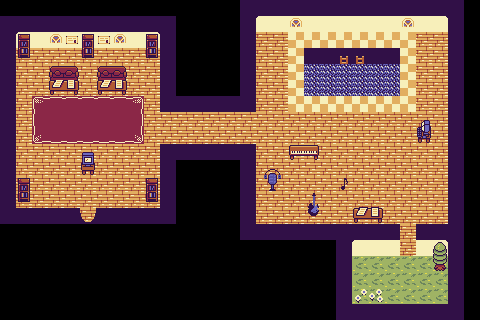

Below is a game level as drawn by its tile map, then a one-line description and the .tmx file that defines it, in full:
An orthogonal 30x20 tile map with 16x16 px tiles, 2 tile layers (ground, props) and 55 objects.

<map version="1.10" tiledversion="1.10.2" orientation="orthogonal" renderorder="right-down" width="30" height="20" tilewidth="16" tileheight="16" infinite="0" nextlayerid="12" nextobjectid="163">
 <tileset firstgid="1" source="a thing.tsx" />
 <layer id="10" name="ground" width="30" height="20">
  <data encoding="csv">
0,0,0,0,0,0,0,0,0,0,0,0,0,0,0,105,105,105,105,105,105,105,105,105,105,105,105,105,105,0,
105,105,105,105,105,105,105,105,105,105,105,0,0,0,0,105,27,28,26,28,28,28,28,28,28,26,28,29,105,0,
105,27,28,26,28,28,28,26,28,29,105,0,0,0,0,105,67,67,344,344,344,344,344,344,344,344,67,67,105,0,
105,67,67,67,67,67,67,67,67,67,105,0,0,0,0,105,67,67,344,105,105,107,107,105,105,344,67,67,105,0,
105,67,67,67,67,67,67,67,67,67,105,0,0,0,0,105,67,67,344,305,305,305,305,305,305,344,67,67,105,0,
105,67,67,67,67,67,67,67,67,67,105,0,0,0,0,105,67,67,344,305,305,305,305,305,305,344,67,67,105,0,
105,67,302,303,303,303,303,303,304,67,105,105,105,105,105,105,67,67,344,344,344,344,344,344,344,344,67,67,105,0,
105,67,341,342,342,342,342,342,343,67,67,67,67,67,67,67,67,67,67,67,67,67,67,67,67,67,67,67,105,0,
105,67,380,381,381,381,381,381,382,67,67,67,67,67,67,67,67,67,67,67,67,67,67,67,67,67,67,67,105,0,
105,67,67,67,67,67,67,67,67,67,105,105,105,105,105,105,67,67,67,67,67,67,67,67,67,67,67,67,105,0,
105,67,67,67,67,67,67,67,67,67,105,0,0,0,0,105,67,67,67,67,67,67,67,67,67,67,67,67,105,0,
105,67,67,67,67,67,67,67,67,67,105,0,0,0,0,105,67,67,67,67,67,67,67,67,67,67,67,67,105,0,
105,67,67,67,67,67,67,67,67,67,105,0,0,0,0,105,67,67,67,67,67,67,67,67,67,67,67,67,105,0,
105,105,105,105,105,106,105,105,105,105,105,0,0,0,0,105,67,67,67,67,67,67,67,67,67,67,67,67,105,0,
0,0,0,0,0,0,0,0,0,0,0,0,0,0,0,105,105,105,105,105,105,105,105,105,105,67,105,105,105,0,
0,0,0,0,0,0,0,0,0,0,0,0,0,0,0,0,0,0,0,0,0,105,27,28,28,67,28,29,105,0,
0,0,0,0,0,0,0,0,0,0,0,0,0,0,0,0,0,0,0,0,0,105,2684354601,2684354601,2684354601,2684354601,2684354601,2684354601,105,0,
0,0,0,0,0,0,0,0,0,0,0,0,0,0,0,0,0,0,0,0,0,105,2684354601,2684354601,2684354601,2684354601,2684354601,2684354601,105,0,
0,0,0,0,0,0,0,0,0,0,0,0,0,0,0,0,0,0,0,0,0,105,2684354601,2684354601,2684354601,2684354601,2684354601,2684354601,105,0,
0,0,0,0,0,0,0,0,0,0,0,0,0,0,0,0,0,0,0,0,0,105,105,105,105,105,105,105,105,0
</data>
 </layer>
 <layer id="9" name="props" width="30" height="20">
  <data encoding="csv">
0,0,0,0,0,0,0,0,0,0,0,0,0,0,0,0,0,0,0,0,0,0,0,0,0,0,0,0,0,0,
0,0,0,0,0,0,0,0,0,0,0,0,0,0,0,0,72,398,0,0,0,0,0,114,0,0,72,72,0,0,
0,350,0,0,73,350,73,0,0,350,0,0,0,0,0,0,72,72,0,0,398,0,0,398,0,0,72,72,0,0,
0,389,0,0,0,389,0,0,0,389,0,0,0,0,0,0,0,72,0,0,0,0,0,398,398,0,0,0,0,0,
77,77,77,227,228,0,227,228,0,0,0,0,0,0,0,0,0,0,0,0,0,0,0,0,398,0,0,0,0,0,
0,77,77,386,387,0,386,387,0,0,0,0,0,0,0,0,0,0,0,0,0,0,0,0,0,0,0,0,0,0,
0,0,0,0,0,0,0,0,0,0,0,0,0,0,0,0,0,0,0,0,0,581,582,0,0,0,0,0,0,0,
0,0,0,0,0,0,0,0,0,0,0,0,0,0,0,0,0,0,0,0,0,0,0,0,0,0,229,0,0,0,
0,379,0,0,0,0,0,0,0,383,0,0,0,0,0,0,0,0,0,0,0,0,0,0,0,0,268,0,0,0,
0,0,0,0,0,230,0,0,0,0,0,0,0,0,0,0,0,0,542,543,0,0,0,0,0,0,0,0,0,0,
0,0,0,0,0,269,0,0,0,0,0,0,0,0,0,0,345,346,0,0,0,0,0,0,0,0,0,0,0,0,
0,350,0,0,0,0,0,0,0,350,0,0,0,0,0,0,384,385,0,0,0,310,0,0,0,0,0,0,0,0,
0,389,0,0,0,0,0,0,0,389,0,0,0,0,0,0,0,0,0,301,0,0,347,348,0,0,0,0,0,0,
0,0,0,0,0,0,0,0,0,0,0,0,0,0,0,0,0,0,0,340,0,0,386,387,0,0,0,0,0,0,
0,0,0,0,0,0,0,0,0,0,0,0,0,0,0,0,0,0,0,0,0,0,0,0,0,0,0,0,0,0,
0,0,0,0,0,0,0,0,0,0,0,0,0,0,0,0,0,0,0,0,0,0,0,0,0,0,0,123,0,0,
0,0,0,0,0,0,0,0,0,0,0,0,0,0,0,0,0,0,0,0,0,0,0,0,0,0,0,162,0,0,
0,0,0,0,0,0,0,0,0,0,0,0,0,0,0,0,0,0,0,0,0,0,0,0,0,0,0,0,0,0,
0,0,0,0,0,0,0,0,0,0,0,0,0,0,0,0,0,0,0,0,0,0,279,280,0,0,0,0,0,0,
0,0,0,0,0,0,0,0,0,0,0,0,0,0,0,0,0,0,0,0,0,0,0,0,0,0,0,0,0,0
</data>
 </layer>
 <objectgroup id="11" name="bounds" visible="0">
  <object id="104" x="0.604167" y="15.7083" width="122.5" height="15.875" />
  <object id="105" x="122.854" y="15.7083" width="53.625" height="16.125" />
  <object id="106" x="168.729" y="22.7083" />
  <object id="107" x="169.729" y="23.5833" />
  <object id="108" x="160.479" y="31.7083" width="16" height="79.875" />
  <object id="109" x="160.729" y="95.5833" width="95.5" height="16" />
  <object id="110" x="240.479" y="-0.416667" width="15.75" height="95.625" />
  <object id="111" x="247.104" y="7.83333" />
  <object id="112" x="248.229" y="6.58333" />
  <object id="113" x="240.604" y="-1.16667" width="112.625" height="16.625" />
  <object id="114" x="350.979" y="-0.0416667" width="113.375" height="15.75" />
  <object id="115" x="456.729" y="6.58333" />
  <object id="116" x="457.354" y="7.58333" />
  <object id="117" x="448.979" y="0.208333" width="15.75" height="99.25" />
  <object id="118" x="448.729" y="95.9583" width="15.75" height="85.375" />
  <object id="119" x="448.854" y="175.833" width="15.25" height="64" />
  <object id="121" x="240.479" y="223.583" width="99.875" height="16" />
  <object id="122" x="240.354" y="143.958" width="15.75" height="80.875" />
  <object id="123" x="160.604" y="143.833" width="95.375" height="15.75" />
  <object id="124" x="160.729" y="143.958" width="15.75" height="79.375" />
  <object id="125" x="96.6042" y="207.833" width="66.125" height="16.125" />
  <object id="126" x="0.729167" y="207.708" width="79.625" height="16" />
  <object id="127" x="0.729167" y="15.7083" width="15.375" height="57" />
  <object id="128" x="1.02462" y="63.8333" width="14.9091" height="112.182" />
  <object id="129" x="0.842803" y="170.197" width="15.2727" height="42.9091" />
  <object id="130" x="80.3542" y="218.833" width="2.9375" height="4.9375" />
  <object id="131" x="93.4792" y="218.896" width="3" height="4.8125" />
  <object id="132" x="83.2917" y="220.896" width="2.1875" height="2.875" />
  <object id="133" x="91.5417" y="220.833" width="1.875" height="2.875" />
  <object id="134" x="49.1913" y="65.5605" width="29.9091" height="28.5455" />
  <object id="135" x="97.858" y="66.2272" width="29.9091" height="28.5455" />
  <object id="136" x="81.4337" y="151.969" width="14.0909" height="22.7273" />
  <object id="137" x="146.479" y="177.708" width="12" height="24.125" />
  <object id="138" x="18.4792" y="177.521" width="12" height="24.125" />
  <object id="139" x="18.6042" y="33.7708" width="12" height="24.125" />
  <object id="140" x="82.6042" y="33.5208" width="12" height="24.125" />
  <object id="141" x="146.354" y="34.1458" width="12" height="24.125" />
  <object id="142" x="336.364" y="224.182" width="63.8182" height="15.8182" />
  <object id="143" x="416" y="223.455" width="43.2727" height="16.3636" />
  <object id="144" x="335.455" y="239.455" width="16.1818" height="80.1818" />
  <object id="145" x="351.636" y="303.818" width="111.636" height="16" />
  <object id="146" x="448.182" y="239.818" width="15.4545" height="63.0909" />
  <object id="149" x="303.875" y="64.125" width="36.25" height="31.375" />
  <object id="151" x="364" y="63.625" width="36" height="32.125" />
  <object id="152" x="340.375" y="80" width="23.75" height="15.625" />
  <object id="154" x="304" y="48" width="32.25" height="15.5" />
  <object id="155" x="368" y="47.5" width="31" height="16.25" />
  <object id="156" x="416.909" y="120.182" width="13.9091" height="22.9091" />
  <object id="157" x="289.043" y="144.826" width="29.8696" height="15.1304" />
  <object id="158" x="264" y="168.625" width="17" height="22.375" />
  <object id="159" x="308" y="192.625" width="10.875" height="23.25" />
  <object id="160" x="341.125" y="178" width="6.625" height="12.25" />
  <object id="161" x="352.875" y="206.625" width="30" height="16" />
  <object id="162" x="434.75" y="244" width="10.25" height="25.25" />
 </objectgroup>
 <objectgroup id="8" name="spawnpoint" visible="0">
  <object id="103" x="88" y="202.5">
   <point />
  </object>
 </objectgroup>
</map>